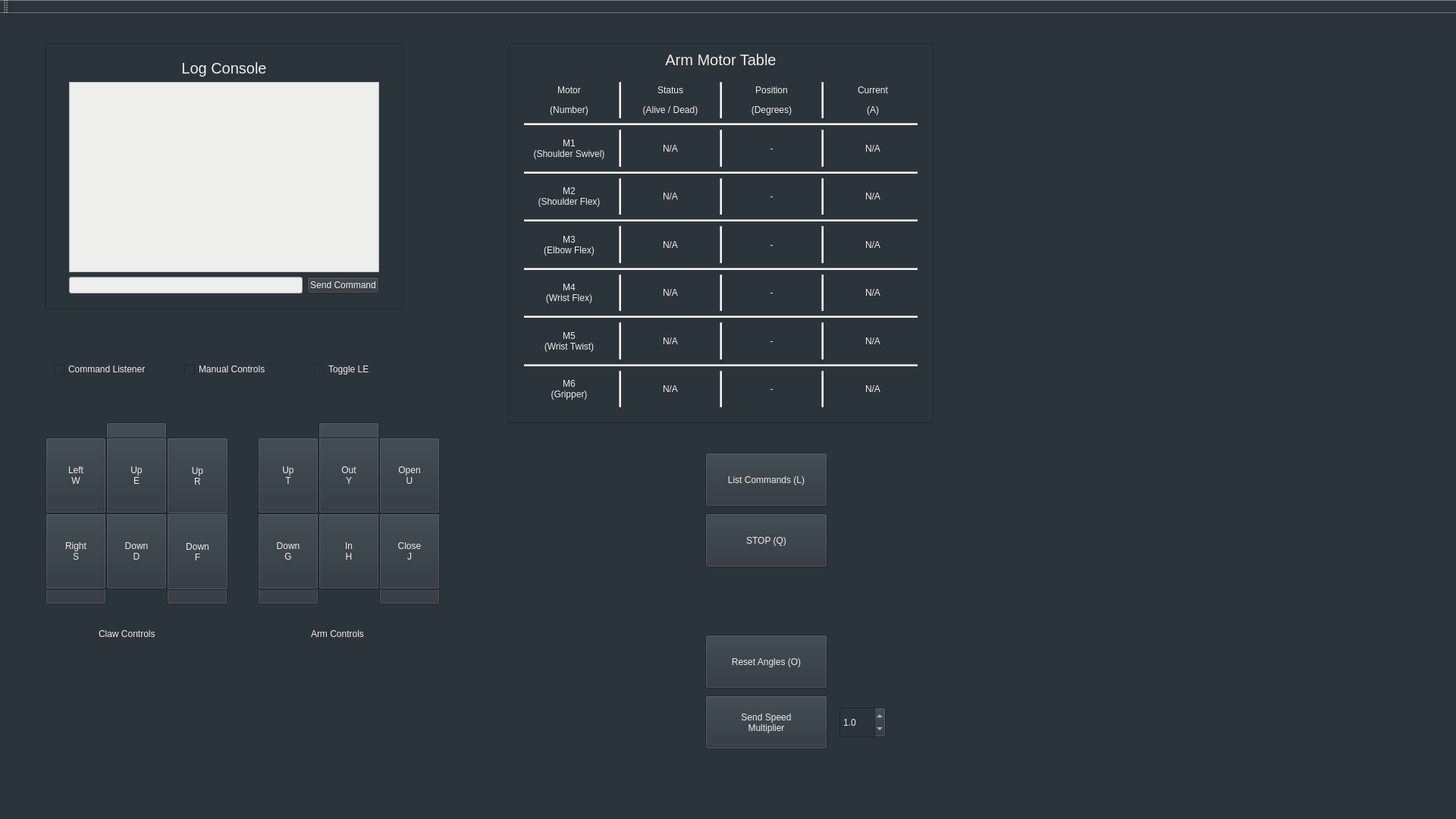
<?xml version="1.0" encoding="UTF-8"?>
<ui version="4.0">
 <class>MainWindow</class>
 <widget class="QMainWindow" name="MainWindow">
  <property name="geometry">
   <rect>
    <x>0</x>
    <y>0</y>
    <width>1920</width>
    <height>1080</height>
   </rect>
  </property>
  <property name="windowTitle">
   <string>MainWindow</string>
  </property>
  <property name="styleSheet">
   <string notr="true">background-color: rgb(43, 52, 59);
color: rgb(238, 238, 236);</string>
  </property>
  <widget class="QWidget" name="centralWidget">
   <widget class="QFrame" name="table_frame_3">
    <property name="geometry">
     <rect>
      <x>670</x>
      <y>40</y>
      <width>561</width>
      <height>501</height>
     </rect>
    </property>
    <property name="styleSheet">
     <string notr="true"/>
    </property>
    <property name="frameShape">
     <enum>QFrame::StyledPanel</enum>
    </property>
    <property name="frameShadow">
     <enum>QFrame::Raised</enum>
    </property>
    <widget class="QLabel" name="arm_motor_table_title">
     <property name="geometry">
      <rect>
       <x>10</x>
       <y>10</y>
       <width>541</width>
       <height>23</height>
      </rect>
     </property>
     <property name="font">
      <font>
       <pointsize>15</pointsize>
      </font>
     </property>
     <property name="text">
      <string>Arm Motor Table</string>
     </property>
     <property name="alignment">
      <set>Qt::AlignCenter</set>
     </property>
    </widget>
    <widget class="QWidget" name="layoutWidget_4">
     <property name="geometry">
      <rect>
       <x>10</x>
       <y>40</y>
       <width>541</width>
       <height>451</height>
      </rect>
     </property>
     <layout class="QVBoxLayout" name="arm_motor_table">
      <item>
       <layout class="QHBoxLayout" name="table_head_4">
        <item>
         <widget class="QLabel" name="motor_title_3">
          <property name="text">
           <string>&lt;html&gt;&lt;head/&gt;&lt;body&gt;&lt;p align=&quot;center&quot;&gt;Motor&lt;/p&gt;&lt;p align=&quot;center&quot;&gt;(Number)&lt;/p&gt;&lt;/body&gt;&lt;/html&gt;</string>
          </property>
          <property name="alignment">
           <set>Qt::AlignCenter</set>
          </property>
         </widget>
        </item>
        <item>
         <widget class="Line" name="line_82">
          <property name="styleSheet">
           <string notr="true">background-color: rgb(238, 238, 236);</string>
          </property>
          <property name="orientation">
           <enum>Qt::Vertical</enum>
          </property>
         </widget>
        </item>
        <item>
         <widget class="QLabel" name="status_title_3">
          <property name="text">
           <string>&lt;html&gt;&lt;head/&gt;&lt;body&gt;&lt;p align=&quot;center&quot;&gt;Status&lt;/p&gt;&lt;p align=&quot;center&quot;&gt;(Alive / Dead)&lt;/p&gt;&lt;/body&gt;&lt;/html&gt;</string>
          </property>
          <property name="alignment">
           <set>Qt::AlignCenter</set>
          </property>
         </widget>
        </item>
        <item>
         <widget class="Line" name="line_83">
          <property name="styleSheet">
           <string notr="true">background-color: rgb(238, 238, 236);</string>
          </property>
          <property name="orientation">
           <enum>Qt::Vertical</enum>
          </property>
         </widget>
        </item>
        <item>
         <widget class="QLabel" name="position_title">
          <property name="text">
           <string>&lt;html&gt;&lt;head/&gt;&lt;body&gt;&lt;p align=&quot;center&quot;&gt;Position&lt;/p&gt;&lt;p align=&quot;center&quot;&gt;(Degrees)&lt;/p&gt;&lt;/body&gt;&lt;/html&gt;</string>
          </property>
          <property name="alignment">
           <set>Qt::AlignCenter</set>
          </property>
         </widget>
        </item>
        <item>
         <widget class="Line" name="line_84">
          <property name="styleSheet">
           <string notr="true">background-color: rgb(238, 238, 236);</string>
          </property>
          <property name="orientation">
           <enum>Qt::Vertical</enum>
          </property>
         </widget>
        </item>
        <item>
         <widget class="QLabel" name="current_title_3">
          <property name="text">
           <string>&lt;html&gt;&lt;head/&gt;&lt;body&gt;&lt;p align=&quot;center&quot;&gt;Current&lt;/p&gt;&lt;p align=&quot;center&quot;&gt;(A)&lt;/p&gt;&lt;/body&gt;&lt;/html&gt;</string>
          </property>
          <property name="alignment">
           <set>Qt::AlignCenter</set>
          </property>
         </widget>
        </item>
       </layout>
      </item>
      <item>
       <widget class="Line" name="line_85">
        <property name="styleSheet">
         <string notr="true">background-color: rgb(238, 238, 236);</string>
        </property>
        <property name="orientation">
         <enum>Qt::Horizontal</enum>
        </property>
       </widget>
      </item>
      <item>
       <layout class="QHBoxLayout" name="m1_row">
        <item>
         <widget class="QLabel" name="m1_label">
          <property name="text">
           <string>M1
(Shoulder Swivel)</string>
          </property>
          <property name="alignment">
           <set>Qt::AlignCenter</set>
          </property>
         </widget>
        </item>
        <item>
         <widget class="Line" name="line_86">
          <property name="styleSheet">
           <string notr="true">background-color: rgb(238, 238, 236);</string>
          </property>
          <property name="orientation">
           <enum>Qt::Vertical</enum>
          </property>
         </widget>
        </item>
        <item>
         <widget class="QLabel" name="m1_status">
          <property name="text">
           <string>N/A</string>
          </property>
          <property name="alignment">
           <set>Qt::AlignCenter</set>
          </property>
         </widget>
        </item>
        <item>
         <widget class="Line" name="line_87">
          <property name="styleSheet">
           <string notr="true">background-color: rgb(238, 238, 236);</string>
          </property>
          <property name="orientation">
           <enum>Qt::Vertical</enum>
          </property>
         </widget>
        </item>
        <item>
         <widget class="QLabel" name="m1_position">
          <property name="text">
           <string>-</string>
          </property>
          <property name="alignment">
           <set>Qt::AlignCenter</set>
          </property>
         </widget>
        </item>
        <item>
         <widget class="Line" name="line_88">
          <property name="styleSheet">
           <string notr="true">background-color: rgb(238, 238, 236);</string>
          </property>
          <property name="orientation">
           <enum>Qt::Vertical</enum>
          </property>
         </widget>
        </item>
        <item>
         <widget class="QLabel" name="m1_current">
          <property name="text">
           <string>N/A</string>
          </property>
          <property name="alignment">
           <set>Qt::AlignCenter</set>
          </property>
         </widget>
        </item>
       </layout>
      </item>
      <item>
       <widget class="Line" name="line_89">
        <property name="styleSheet">
         <string notr="true">background-color: rgb(238, 238, 236);</string>
        </property>
        <property name="orientation">
         <enum>Qt::Horizontal</enum>
        </property>
       </widget>
      </item>
      <item>
       <layout class="QHBoxLayout" name="m2_row">
        <item>
         <widget class="QLabel" name="m2_label">
          <property name="text">
           <string>M2
(Shoulder Flex)</string>
          </property>
          <property name="alignment">
           <set>Qt::AlignCenter</set>
          </property>
         </widget>
        </item>
        <item>
         <widget class="Line" name="line_90">
          <property name="styleSheet">
           <string notr="true">background-color: rgb(238, 238, 236);</string>
          </property>
          <property name="orientation">
           <enum>Qt::Vertical</enum>
          </property>
         </widget>
        </item>
        <item>
         <widget class="QLabel" name="m2_status">
          <property name="text">
           <string>N/A</string>
          </property>
          <property name="alignment">
           <set>Qt::AlignCenter</set>
          </property>
         </widget>
        </item>
        <item>
         <widget class="Line" name="line_91">
          <property name="styleSheet">
           <string notr="true">background-color: rgb(238, 238, 236);</string>
          </property>
          <property name="orientation">
           <enum>Qt::Vertical</enum>
          </property>
         </widget>
        </item>
        <item>
         <widget class="QLabel" name="m2_position">
          <property name="text">
           <string>-</string>
          </property>
          <property name="alignment">
           <set>Qt::AlignCenter</set>
          </property>
         </widget>
        </item>
        <item>
         <widget class="Line" name="line_92">
          <property name="styleSheet">
           <string notr="true">background-color: rgb(238, 238, 236);</string>
          </property>
          <property name="orientation">
           <enum>Qt::Vertical</enum>
          </property>
         </widget>
        </item>
        <item>
         <widget class="QLabel" name="m2_current">
          <property name="text">
           <string>N/A</string>
          </property>
          <property name="alignment">
           <set>Qt::AlignCenter</set>
          </property>
         </widget>
        </item>
       </layout>
      </item>
      <item>
       <widget class="Line" name="line_93">
        <property name="styleSheet">
         <string notr="true">background-color: rgb(238, 238, 236);</string>
        </property>
        <property name="orientation">
         <enum>Qt::Horizontal</enum>
        </property>
       </widget>
      </item>
      <item>
       <layout class="QHBoxLayout" name="m3_row">
        <item>
         <widget class="QLabel" name="m3_label">
          <property name="text">
           <string>M3
(Elbow Flex)</string>
          </property>
          <property name="alignment">
           <set>Qt::AlignCenter</set>
          </property>
         </widget>
        </item>
        <item>
         <widget class="Line" name="line_94">
          <property name="styleSheet">
           <string notr="true">background-color: rgb(238, 238, 236);</string>
          </property>
          <property name="orientation">
           <enum>Qt::Vertical</enum>
          </property>
         </widget>
        </item>
        <item>
         <widget class="QLabel" name="m3_status">
          <property name="text">
           <string>N/A</string>
          </property>
          <property name="alignment">
           <set>Qt::AlignCenter</set>
          </property>
         </widget>
        </item>
        <item>
         <widget class="Line" name="line_95">
          <property name="styleSheet">
           <string notr="true">background-color: rgb(238, 238, 236);</string>
          </property>
          <property name="orientation">
           <enum>Qt::Vertical</enum>
          </property>
         </widget>
        </item>
        <item>
         <widget class="QLabel" name="m3_position">
          <property name="text">
           <string>-</string>
          </property>
          <property name="alignment">
           <set>Qt::AlignCenter</set>
          </property>
         </widget>
        </item>
        <item>
         <widget class="Line" name="line_96">
          <property name="styleSheet">
           <string notr="true">background-color: rgb(238, 238, 236);</string>
          </property>
          <property name="orientation">
           <enum>Qt::Vertical</enum>
          </property>
         </widget>
        </item>
        <item>
         <widget class="QLabel" name="m3_current">
          <property name="text">
           <string>N/A</string>
          </property>
          <property name="alignment">
           <set>Qt::AlignCenter</set>
          </property>
         </widget>
        </item>
       </layout>
      </item>
      <item>
       <widget class="Line" name="line_55">
        <property name="styleSheet">
         <string notr="true">background-color: rgb(238, 238, 236);</string>
        </property>
        <property name="orientation">
         <enum>Qt::Horizontal</enum>
        </property>
       </widget>
      </item>
      <item>
       <layout class="QHBoxLayout" name="m4_row">
        <item>
         <widget class="QLabel" name="m4_label">
          <property name="text">
           <string>M4
(Wrist Flex)</string>
          </property>
          <property name="alignment">
           <set>Qt::AlignCenter</set>
          </property>
         </widget>
        </item>
        <item>
         <widget class="Line" name="line_98">
          <property name="styleSheet">
           <string notr="true">background-color: rgb(238, 238, 236);</string>
          </property>
          <property name="orientation">
           <enum>Qt::Vertical</enum>
          </property>
         </widget>
        </item>
        <item>
         <widget class="QLabel" name="m4_status">
          <property name="text">
           <string>N/A</string>
          </property>
          <property name="alignment">
           <set>Qt::AlignCenter</set>
          </property>
         </widget>
        </item>
        <item>
         <widget class="Line" name="line_99">
          <property name="styleSheet">
           <string notr="true">background-color: rgb(238, 238, 236);</string>
          </property>
          <property name="orientation">
           <enum>Qt::Vertical</enum>
          </property>
         </widget>
        </item>
        <item>
         <widget class="QLabel" name="m4_position">
          <property name="text">
           <string>-</string>
          </property>
          <property name="alignment">
           <set>Qt::AlignCenter</set>
          </property>
         </widget>
        </item>
        <item>
         <widget class="Line" name="line_56">
          <property name="styleSheet">
           <string notr="true">background-color: rgb(238, 238, 236);</string>
          </property>
          <property name="orientation">
           <enum>Qt::Vertical</enum>
          </property>
         </widget>
        </item>
        <item>
         <widget class="QLabel" name="m4_current">
          <property name="text">
           <string>N/A</string>
          </property>
          <property name="alignment">
           <set>Qt::AlignCenter</set>
          </property>
         </widget>
        </item>
       </layout>
      </item>
      <item>
       <widget class="Line" name="line_101">
        <property name="styleSheet">
         <string notr="true">background-color: rgb(238, 238, 236);</string>
        </property>
        <property name="orientation">
         <enum>Qt::Horizontal</enum>
        </property>
       </widget>
      </item>
      <item>
       <layout class="QHBoxLayout" name="m5_row">
        <item>
         <widget class="QLabel" name="m5_label">
          <property name="text">
           <string>M5
(Wrist Twist)</string>
          </property>
          <property name="alignment">
           <set>Qt::AlignCenter</set>
          </property>
         </widget>
        </item>
        <item>
         <widget class="Line" name="line_102">
          <property name="styleSheet">
           <string notr="true">background-color: rgb(238, 238, 236);</string>
          </property>
          <property name="orientation">
           <enum>Qt::Vertical</enum>
          </property>
         </widget>
        </item>
        <item>
         <widget class="QLabel" name="m5_status">
          <property name="text">
           <string>N/A</string>
          </property>
          <property name="alignment">
           <set>Qt::AlignCenter</set>
          </property>
         </widget>
        </item>
        <item>
         <widget class="Line" name="line_103">
          <property name="styleSheet">
           <string notr="true">background-color: rgb(238, 238, 236);</string>
          </property>
          <property name="orientation">
           <enum>Qt::Vertical</enum>
          </property>
         </widget>
        </item>
        <item>
         <widget class="QLabel" name="m5_position">
          <property name="text">
           <string>-</string>
          </property>
          <property name="alignment">
           <set>Qt::AlignCenter</set>
          </property>
         </widget>
        </item>
        <item>
         <widget class="Line" name="line_104">
          <property name="styleSheet">
           <string notr="true">background-color: rgb(238, 238, 236);</string>
          </property>
          <property name="orientation">
           <enum>Qt::Vertical</enum>
          </property>
         </widget>
        </item>
        <item>
         <widget class="QLabel" name="m5_current">
          <property name="text">
           <string>N/A</string>
          </property>
          <property name="alignment">
           <set>Qt::AlignCenter</set>
          </property>
         </widget>
        </item>
       </layout>
      </item>
      <item>
       <widget class="Line" name="line_105">
        <property name="styleSheet">
         <string notr="true">background-color: rgb(238, 238, 236);</string>
        </property>
        <property name="orientation">
         <enum>Qt::Horizontal</enum>
        </property>
       </widget>
      </item>
      <item>
       <layout class="QHBoxLayout" name="m6_row">
        <item>
         <widget class="QLabel" name="m6_label">
          <property name="text">
           <string>M6
(Gripper)</string>
          </property>
          <property name="alignment">
           <set>Qt::AlignCenter</set>
          </property>
         </widget>
        </item>
        <item>
         <widget class="Line" name="line_106">
          <property name="styleSheet">
           <string notr="true">background-color: rgb(238, 238, 236);</string>
          </property>
          <property name="orientation">
           <enum>Qt::Vertical</enum>
          </property>
         </widget>
        </item>
        <item>
         <widget class="QLabel" name="m6_status">
          <property name="text">
           <string>N/A</string>
          </property>
          <property name="alignment">
           <set>Qt::AlignCenter</set>
          </property>
         </widget>
        </item>
        <item>
         <widget class="Line" name="line_107">
          <property name="styleSheet">
           <string notr="true">background-color: rgb(238, 238, 236);</string>
          </property>
          <property name="orientation">
           <enum>Qt::Vertical</enum>
          </property>
         </widget>
        </item>
        <item>
         <widget class="QLabel" name="m6_position">
          <property name="text">
           <string>-</string>
          </property>
          <property name="alignment">
           <set>Qt::AlignCenter</set>
          </property>
         </widget>
        </item>
        <item>
         <widget class="Line" name="line_108">
          <property name="styleSheet">
           <string notr="true">background-color: rgb(238, 238, 236);</string>
          </property>
          <property name="orientation">
           <enum>Qt::Vertical</enum>
          </property>
         </widget>
        </item>
        <item>
         <widget class="QLabel" name="m6_current">
          <property name="text">
           <string>N/A</string>
          </property>
          <property name="alignment">
           <set>Qt::AlignCenter</set>
          </property>
         </widget>
        </item>
       </layout>
      </item>
     </layout>
    </widget>
   </widget>
   <widget class="QFrame" name="console_frame">
    <property name="geometry">
     <rect>
      <x>60</x>
      <y>40</y>
      <width>471</width>
      <height>351</height>
     </rect>
    </property>
    <property name="frameShape">
     <enum>QFrame::StyledPanel</enum>
    </property>
    <property name="frameShadow">
     <enum>QFrame::Raised</enum>
    </property>
    <widget class="QWidget" name="layoutWidget_2">
     <property name="geometry">
      <rect>
       <x>20</x>
       <y>10</y>
       <width>431</width>
       <height>331</height>
      </rect>
     </property>
     <layout class="QVBoxLayout" name="log">
      <item>
       <widget class="QLabel" name="log_console_label">
        <property name="font">
         <font>
          <pointsize>15</pointsize>
         </font>
        </property>
        <property name="text">
         <string>Log Console</string>
        </property>
        <property name="alignment">
         <set>Qt::AlignCenter</set>
        </property>
       </widget>
      </item>
      <item>
       <layout class="QVBoxLayout" name="verticalLayout">
        <item>
         <widget class="QTextBrowser" name="text_browser">
          <property name="focusPolicy">
           <enum>Qt::WheelFocus</enum>
          </property>
          <property name="styleSheet">
           <string notr="true">background-color: rgb(238, 238, 236);
color: rgb(0, 0, 0);</string>
          </property>
          <property name="html">
           <string>&lt;!DOCTYPE HTML PUBLIC &quot;-//W3C//DTD HTML 4.0//EN&quot; &quot;http://www.w3.org/TR/REC-html40/strict.dtd&quot;&gt;
&lt;html&gt;&lt;head&gt;&lt;meta name=&quot;qrichtext&quot; content=&quot;1&quot; /&gt;&lt;style type=&quot;text/css&quot;&gt;
p, li { white-space: pre-wrap; }
&lt;/style&gt;&lt;/head&gt;&lt;body style=&quot; font-family:'Ubuntu'; font-size:11pt; font-weight:400; font-style:normal;&quot;&gt;
&lt;p style=&quot;-qt-paragraph-type:empty; margin-top:0px; margin-bottom:0px; margin-left:0px; margin-right:0px; -qt-block-indent:0; text-indent:0px;&quot;&gt;&lt;br /&gt;&lt;/p&gt;&lt;/body&gt;&lt;/html&gt;</string>
          </property>
         </widget>
        </item>
        <item>
         <layout class="QHBoxLayout" name="log_input">
          <item>
           <widget class="QLineEdit" name="line_edit">
            <property name="focusPolicy">
             <enum>Qt::WheelFocus</enum>
            </property>
            <property name="styleSheet">
             <string notr="true">background-color: rgb(238, 238, 236);
color: rgb(0, 0, 0);</string>
            </property>
            <property name="text">
             <string/>
            </property>
            <property name="clearButtonEnabled">
             <bool>false</bool>
            </property>
           </widget>
          </item>
          <item>
           <widget class="QPushButton" name="send_command_button">
            <property name="text">
             <string>Send Command</string>
            </property>
           </widget>
          </item>
         </layout>
        </item>
       </layout>
      </item>
     </layout>
    </widget>
   </widget>
   <widget class="QLabel" name="claw_controls_label">
    <property name="geometry">
     <rect>
      <x>130</x>
      <y>810</y>
      <width>101</width>
      <height>17</height>
     </rect>
    </property>
    <property name="text">
     <string>Claw Controls</string>
    </property>
   </widget>
   <widget class="QLabel" name="arm_controls_label">
    <property name="geometry">
     <rect>
      <x>410</x>
      <y>810</y>
      <width>101</width>
      <height>17</height>
     </rect>
    </property>
    <property name="text">
     <string>Arm Controls</string>
    </property>
   </widget>
   <widget class="QWidget" name="arm_controls_widget" native="true">
    <property name="geometry">
     <rect>
      <x>340</x>
      <y>540</y>
      <width>241</width>
      <height>241</height>
     </rect>
    </property>
    <widget class="QPushButton" name="arm_down_button">
     <property name="geometry">
      <rect>
       <x>80</x>
       <y>80</y>
       <width>80</width>
       <height>80</height>
      </rect>
     </property>
     <property name="text">
      <string>Arm
Down</string>
     </property>
    </widget>
    <widget class="QPushButton" name="arm_left_button">
     <property name="geometry">
      <rect>
       <x>0</x>
       <y>80</y>
       <width>80</width>
       <height>80</height>
      </rect>
     </property>
     <property name="text">
      <string>Arm
Left</string>
     </property>
    </widget>
    <widget class="QPushButton" name="arm_right_button">
     <property name="geometry">
      <rect>
       <x>160</x>
       <y>80</y>
       <width>80</width>
       <height>80</height>
      </rect>
     </property>
     <property name="text">
      <string>Arm
Right</string>
     </property>
    </widget>
    <widget class="QPushButton" name="arm_up_button">
     <property name="geometry">
      <rect>
       <x>80</x>
       <y>0</y>
       <width>80</width>
       <height>80</height>
      </rect>
     </property>
     <property name="text">
      <string>Arm
Up</string>
     </property>
    </widget>
    <widget class="QPushButton" name="arm_fwd_button">
     <property name="geometry">
      <rect>
       <x>160</x>
       <y>160</y>
       <width>80</width>
       <height>80</height>
      </rect>
     </property>
     <property name="text">
      <string>Arm
Fwd</string>
     </property>
    </widget>
    <widget class="QPushButton" name="arm_back_button">
     <property name="geometry">
      <rect>
       <x>0</x>
       <y>160</y>
       <width>80</width>
       <height>80</height>
      </rect>
     </property>
     <property name="text">
      <string>Arm
Back</string>
     </property>
    </widget>
   </widget>
   <widget class="QWidget" name="claw_controls_widget" native="true">
    <property name="geometry">
     <rect>
      <x>60</x>
      <y>540</y>
      <width>241</width>
      <height>241</height>
     </rect>
    </property>
    <widget class="QPushButton" name="claw_open_button">
     <property name="geometry">
      <rect>
       <x>0</x>
       <y>160</y>
       <width>80</width>
       <height>80</height>
      </rect>
     </property>
     <property name="text">
      <string>Claw
Open</string>
     </property>
    </widget>
    <widget class="QPushButton" name="roll_left_button_2">
     <property name="geometry">
      <rect>
       <x>0</x>
       <y>80</y>
       <width>80</width>
       <height>80</height>
      </rect>
     </property>
     <property name="text">
      <string>Roll
Left</string>
     </property>
    </widget>
    <widget class="QPushButton" name="roll_left_button">
     <property name="geometry">
      <rect>
       <x>160</x>
       <y>80</y>
       <width>80</width>
       <height>80</height>
      </rect>
     </property>
     <property name="text">
      <string>Roll
Right</string>
     </property>
    </widget>
    <widget class="QPushButton" name="pitch_down_button">
     <property name="geometry">
      <rect>
       <x>80</x>
       <y>80</y>
       <width>80</width>
       <height>80</height>
      </rect>
     </property>
     <property name="text">
      <string>Pitch
Down</string>
     </property>
    </widget>
    <widget class="QPushButton" name="claw_close_button">
     <property name="geometry">
      <rect>
       <x>160</x>
       <y>160</y>
       <width>80</width>
       <height>80</height>
      </rect>
     </property>
     <property name="text">
      <string>Claw
Close</string>
     </property>
    </widget>
    <widget class="QPushButton" name="pitch_up_button">
     <property name="geometry">
      <rect>
       <x>80</x>
       <y>0</y>
       <width>80</width>
       <height>80</height>
      </rect>
     </property>
     <property name="text">
      <string>Pitch
Up</string>
     </property>
    </widget>
   </widget>
   <widget class="QWidget" name="manual_claw_controls" native="true">
    <property name="geometry">
     <rect>
      <x>60</x>
      <y>560</y>
      <width>241</width>
      <height>201</height>
     </rect>
    </property>
    <widget class="QPushButton" name="m3_elbow_down_button">
     <property name="geometry">
      <rect>
       <x>160</x>
       <y>100</y>
       <width>81</width>
       <height>101</height>
      </rect>
     </property>
     <property name="text">
      <string>Down
F</string>
     </property>
    </widget>
    <widget class="QPushButton" name="m2_shoulder_up_button">
     <property name="geometry">
      <rect>
       <x>80</x>
       <y>0</y>
       <width>80</width>
       <height>100</height>
      </rect>
     </property>
     <property name="text">
      <string>Up
E</string>
     </property>
    </widget>
    <widget class="QPushButton" name="m2_shoulder_down_button">
     <property name="geometry">
      <rect>
       <x>80</x>
       <y>100</y>
       <width>80</width>
       <height>100</height>
      </rect>
     </property>
     <property name="text">
      <string>Down
D</string>
     </property>
    </widget>
    <widget class="QPushButton" name="m1_shoulder_left_button">
     <property name="geometry">
      <rect>
       <x>0</x>
       <y>0</y>
       <width>80</width>
       <height>100</height>
      </rect>
     </property>
     <property name="text">
      <string>Left
W</string>
     </property>
    </widget>
    <widget class="QPushButton" name="m1_shoulder_right_button">
     <property name="geometry">
      <rect>
       <x>0</x>
       <y>100</y>
       <width>80</width>
       <height>100</height>
      </rect>
     </property>
     <property name="text">
      <string>Right
S</string>
     </property>
    </widget>
    <widget class="QPushButton" name="m3_elbow_up_button">
     <property name="geometry">
      <rect>
       <x>160</x>
       <y>0</y>
       <width>81</width>
       <height>101</height>
      </rect>
     </property>
     <property name="text">
      <string>Up
R</string>
     </property>
    </widget>
   </widget>
   <widget class="QWidget" name="manual_arm_controls" native="true">
    <property name="geometry">
     <rect>
      <x>340</x>
      <y>560</y>
      <width>241</width>
      <height>201</height>
     </rect>
    </property>
    <widget class="QPushButton" name="m6_claw_open_button">
     <property name="geometry">
      <rect>
       <x>160</x>
       <y>0</y>
       <width>80</width>
       <height>100</height>
      </rect>
     </property>
     <property name="text">
      <string>Open
U</string>
     </property>
    </widget>
    <widget class="QPushButton" name="m4_wrist_down_button">
     <property name="geometry">
      <rect>
       <x>0</x>
       <y>100</y>
       <width>80</width>
       <height>100</height>
      </rect>
     </property>
     <property name="text">
      <string>Down
G</string>
     </property>
    </widget>
    <widget class="QPushButton" name="m6_claw_close_button">
     <property name="geometry">
      <rect>
       <x>160</x>
       <y>100</y>
       <width>80</width>
       <height>100</height>
      </rect>
     </property>
     <property name="text">
      <string>Close
J</string>
     </property>
    </widget>
    <widget class="QPushButton" name="m4_wrist_up_button">
     <property name="geometry">
      <rect>
       <x>0</x>
       <y>0</y>
       <width>80</width>
       <height>100</height>
      </rect>
     </property>
     <property name="text">
      <string>Up
T</string>
     </property>
    </widget>
    <widget class="QPushButton" name="m5_wrist_in_button">
     <property name="geometry">
      <rect>
       <x>80</x>
       <y>100</y>
       <width>80</width>
       <height>100</height>
      </rect>
     </property>
     <property name="text">
      <string>In
H</string>
     </property>
    </widget>
    <widget class="QPushButton" name="m5_wrist_out_button">
     <property name="geometry">
      <rect>
       <x>80</x>
       <y>0</y>
       <width>80</width>
       <height>100</height>
      </rect>
     </property>
     <property name="text">
      <string>Out
Y</string>
     </property>
    </widget>
   </widget>
   <widget class="QPushButton" name="list_command_button">
    <property name="geometry">
     <rect>
      <x>930</x>
      <y>580</y>
      <width>161</width>
      <height>71</height>
     </rect>
    </property>
    <property name="text">
     <string>List Commands (L)</string>
    </property>
   </widget>
   <widget class="QPushButton" name="send_speed_multiplier_button">
    <property name="geometry">
     <rect>
      <x>930</x>
      <y>900</y>
      <width>161</width>
      <height>71</height>
     </rect>
    </property>
    <property name="text">
     <string>Send Speed
Multiplier</string>
    </property>
   </widget>
   <widget class="QPushButton" name="reset_angles_button">
    <property name="geometry">
     <rect>
      <x>930</x>
      <y>820</y>
      <width>161</width>
      <height>71</height>
     </rect>
    </property>
    <property name="text">
     <string>Reset Angles (O)</string>
    </property>
   </widget>
   <widget class="QPushButton" name="stop_button">
    <property name="geometry">
     <rect>
      <x>930</x>
      <y>660</y>
      <width>161</width>
      <height>71</height>
     </rect>
    </property>
    <property name="text">
     <string>STOP (Q)</string>
    </property>
   </widget>
   <widget class="QDoubleSpinBox" name="speed_multiplier_input">
    <property name="geometry">
     <rect>
      <x>1107</x>
      <y>915</y>
      <width>61</width>
      <height>41</height>
     </rect>
    </property>
    <property name="decimals">
     <number>1</number>
    </property>
    <property name="maximum">
     <double>5.000000000000000</double>
    </property>
    <property name="singleStep">
     <double>0.500000000000000</double>
    </property>
    <property name="value">
     <double>1.000000000000000</double>
    </property>
   </widget>
   <widget class="QWidget" name="horizontalLayoutWidget">
    <property name="geometry">
     <rect>
      <x>60</x>
      <y>430</y>
      <width>531</width>
      <height>80</height>
     </rect>
    </property>
    <layout class="QHBoxLayout" name="horizontalLayout">
     <item>
      <widget class="QCheckBox" name="command_listener_button">
       <property name="text">
        <string>Command Listener</string>
       </property>
      </widget>
     </item>
     <item>
      <widget class="QCheckBox" name="manual_controls_button">
       <property name="text">
        <string>Manual Controls</string>
       </property>
      </widget>
     </item>
     <item>
      <widget class="QCheckBox" name="checkBox">
       <property name="text">
        <string>Toggle LE</string>
       </property>
      </widget>
     </item>
    </layout>
   </widget>
   <zorder>claw_controls_widget</zorder>
   <zorder>arm_controls_widget</zorder>
   <zorder>table_frame_3</zorder>
   <zorder>console_frame</zorder>
   <zorder>claw_controls_label</zorder>
   <zorder>arm_controls_label</zorder>
   <zorder>manual_claw_controls</zorder>
   <zorder>manual_arm_controls</zorder>
   <zorder>list_command_button</zorder>
   <zorder>send_speed_multiplier_button</zorder>
   <zorder>reset_angles_button</zorder>
   <zorder>stop_button</zorder>
   <zorder>speed_multiplier_input</zorder>
   <zorder>horizontalLayoutWidget</zorder>
  </widget>
  <widget class="QMenuBar" name="menuBar">
   <property name="geometry">
    <rect>
     <x>0</x>
     <y>0</y>
     <width>1920</width>
     <height>22</height>
    </rect>
   </property>
  </widget>
  <widget class="QToolBar" name="mainToolBar">
   <attribute name="toolBarArea">
    <enum>TopToolBarArea</enum>
   </attribute>
   <attribute name="toolBarBreak">
    <bool>false</bool>
   </attribute>
  </widget>
  <widget class="QStatusBar" name="statusBar"/>
 </widget>
 <layoutdefault spacing="6" margin="11"/>
 <resources/>
 <connections/>
</ui>
